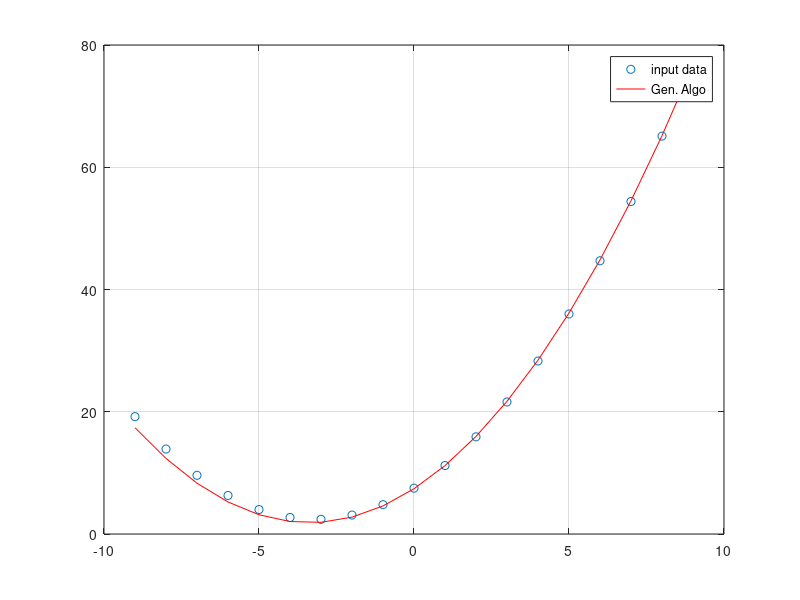

Write the MATLAB code that produced this figure.
x = -9:9;
a = 0.5;
b = 3.2;
c = 7.5;
y = a*x.^2 +b*x + c;

a2 = 0.49
b2 = 3.3 
c2 = 7.4
y2 =  a2*x.^2 +b2*x + c2;
plot(x,y,'o',x,y2,'r')
grid;
legend("input data","Gen. Algo")